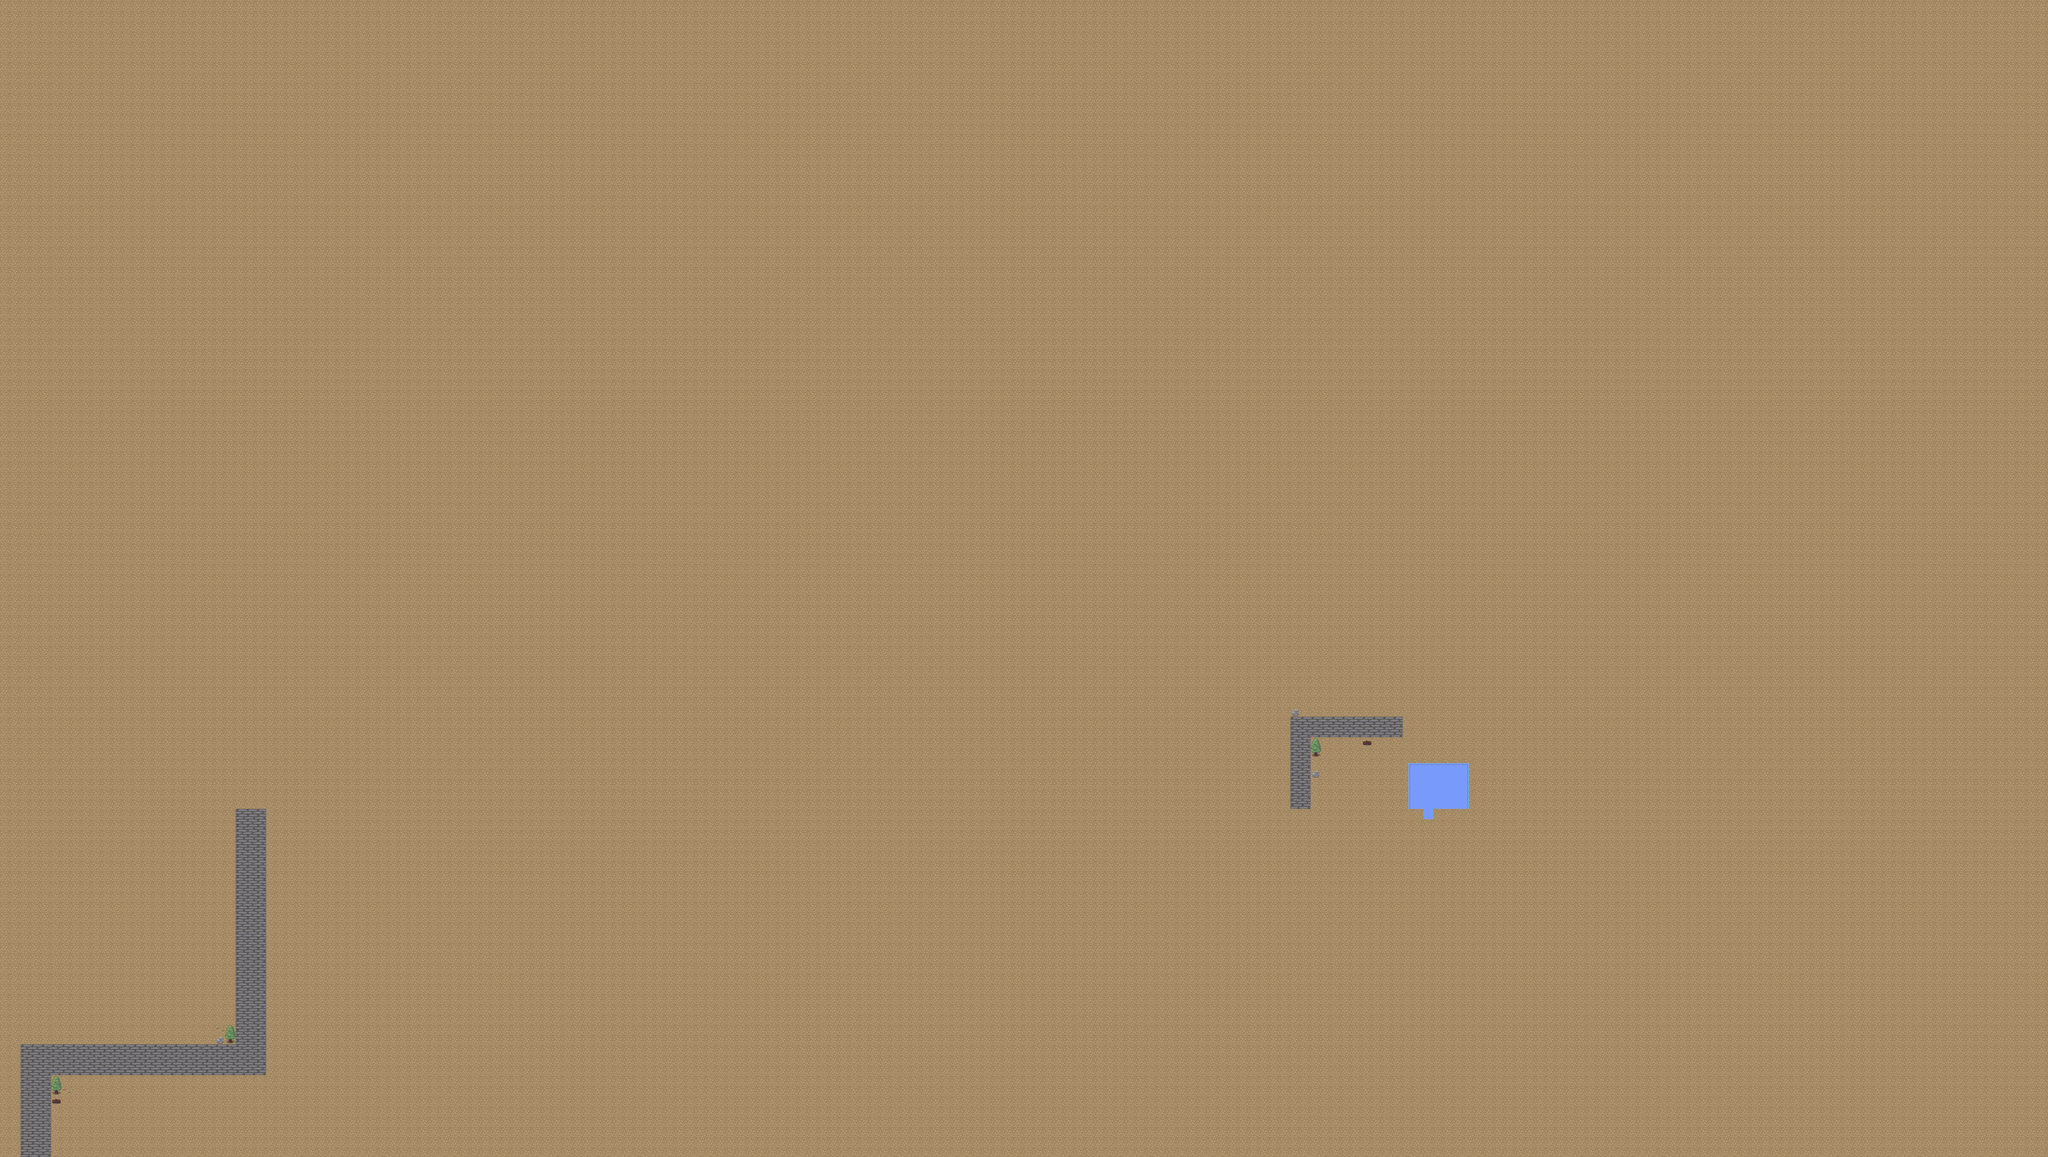

The image is a tile-based game level rendered from a .tmx file. Its description and source (layers, tilesets, objects; grid data summarised) follow:
An orthogonal 200x113 tile map with 32x32 px tiles, 3 tile layers (Tile Layer 1, Tile Layer 3, Tile Layer 2).

<map version="1.2" tiledversion="1.3.3" orientation="orthogonal" renderorder="left-up" width="200" height="113" tilewidth="32" tileheight="32" infinite="0" nextlayerid="4" nextobjectid="1">
 <tileset firstgid="1" source="RPG_Nature_Tileset.tsx" />
 <layer id="1" name="Tile Layer 1" width="200" height="113">
  <data>[22600 cells, 22600 non-empty, 1 distinct tile ids]</data>
 </layer>
 <layer id="3" name="Tile Layer 3" width="200" height="113">
  <data>[22600 cells, 22600 non-empty, 2 distinct tile ids]</data>
 </layer>
 <layer id="2" name="Tile Layer 2" width="200" height="113">
  <data>[22600 cells, 22600 non-empty, 13 distinct tile ids]</data>
 </layer>
</map>